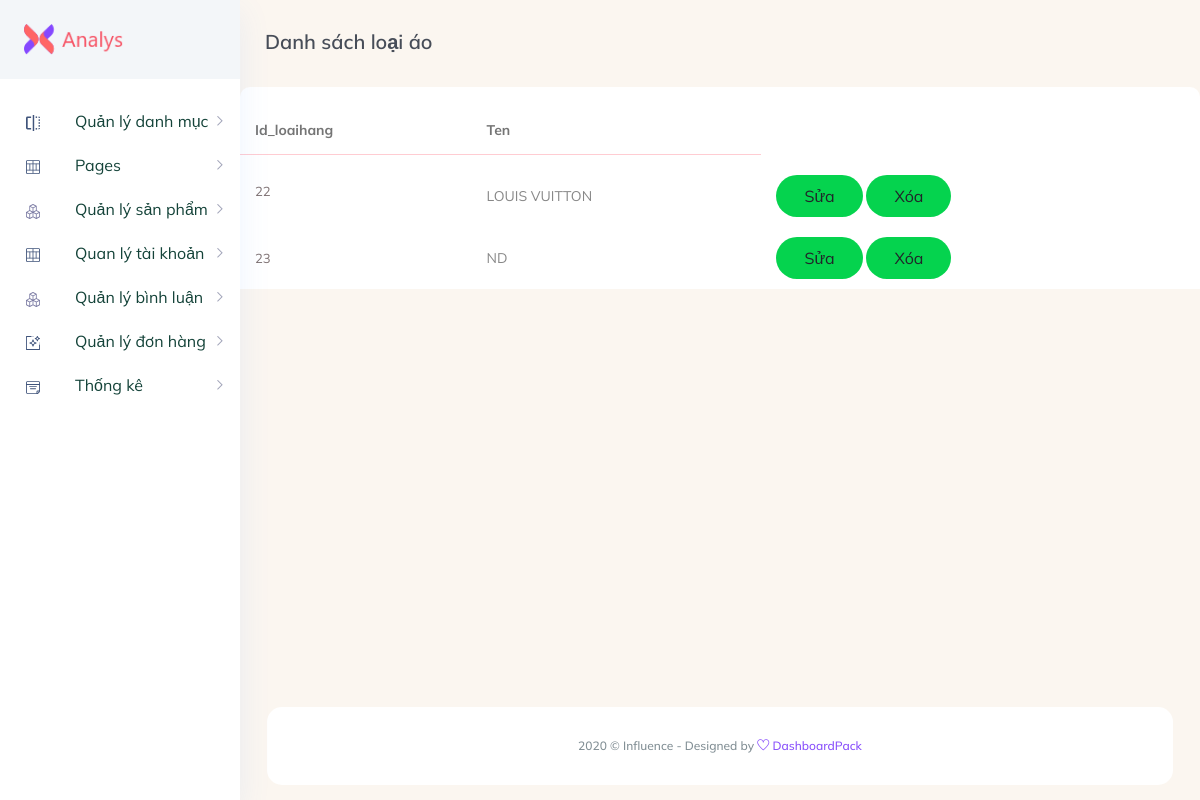
Screenshot of /TrangAdmin/Admin/index.php?act=listdm with the database file from the repository.
### tables this page shows
CREATE TABLE `groupproduct` (
  `id` int(11) NOT NULL,
  `name` varchar(255) NOT NULL
);

### model/pdo.php (called while the page is built, shortened)
<?php
function pdo_get_connection(){
    $servername = "localhost";
    $username = "root";
    $password = "";
    try {
        $conn = new PDO("mysql:host=$servername;dbname=webshirt", $username, $password);
        $conn->setAttribute(PDO::ATTR_ERRMODE, PDO::ERRMODE_EXCEPTION);
        return $conn;
    } catch(PDOException $e) {
        echo "Connection failed: " . $e->getMessage();
    }
}
function pdo_query($sql){
    $sql_args=array_slice(func_get_args(),1);
    try{
        $conn=pdo_get_connection();
        $stmt=$conn->prepare($sql);
        $stmt->execute($sql_args);
        $rows=$stmt->fetchAll();
        return $rows;
    }
    catch(PDOException $e){
        throw $e;
    }
    finally{
        unset($conn);
    }
}
?>

### model/danhmuc.php (called while the page is built, shortened)
<?php
function loadall_danhmuc()
{
    $sql = "SELECT * FROM groupproduct ORDER BY id asc";
    $listgroupproduct = pdo_query($sql);
    return $listgroupproduct;
}

### TrangAdmin/Admin/danhmuc/list.php (the view)
<section class="main_content dashboard_part large_header_bg">
    <div class="white_card_body">
        <div class="QA_section">
            <div class="white_box_tittle list_header mt_30 ml_25">
                <h4>Danh sách loại áo</h4>
            </div>
            <div class="QA_table mb_30">
                <table class="table lms_table_active ">
                    <thead>
                        <tr>
                            <th scope="col">id_loaihang</th>
                            <th scope="col">Ten </th>
                        </tr>
                    </thead>
                    <tbody>
                        <?php
                        foreach ($listgroupproduct as $groupproduct) {
                            extract($groupproduct);
                            $suadm = "index.php?act=suadm&id=" . $id;
                            $xoadm = "index.php?act=xoadm&id=" . $id;
                            echo
                            ' <tr>
                                <th scope="row"> <a href="#" class="question_content">
                                        ' . $id . '</a></th>
                                <td>' . $name . '</td>
                                <td><a href="' . $suadm . '" class="status_btn"><input type="button" class="btn" value="Sửa"></a>
                                 <a href="' . $xoadm . '" class="status_btn"><input type="button" class="btn" value="Xóa"></a></td>
                            </tr>';
                        }
                        ?>
                    </tbody>
                </table>
            </div>
        </div>
    </div>

### rows the page displays
groupproduct: id "22", name "LOUIS VUITTON"
groupproduct: id "23", name "ND"
